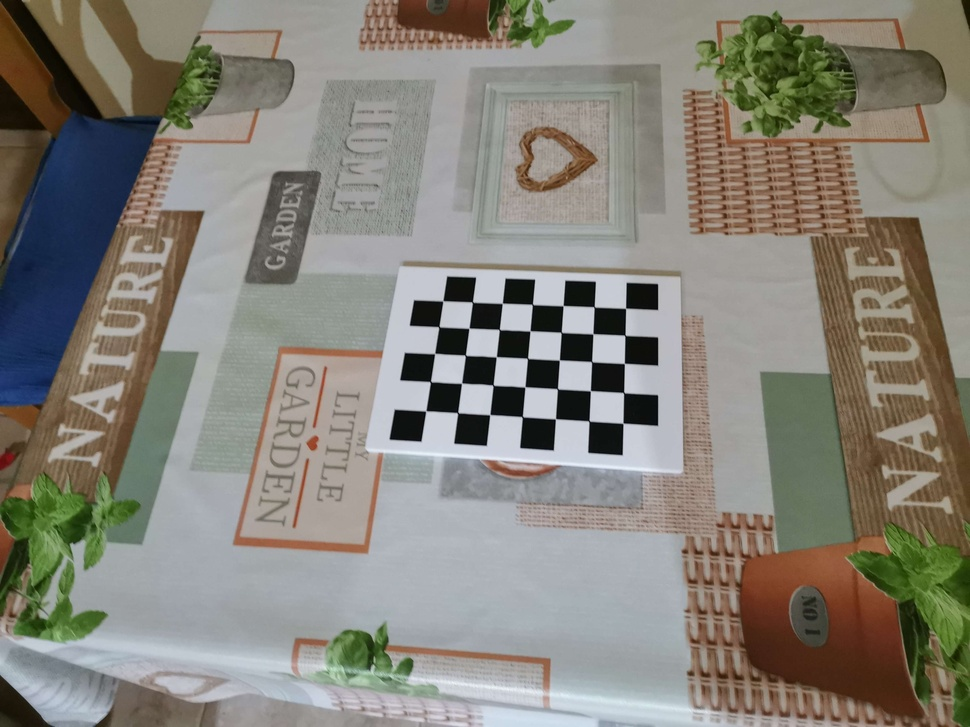
#> input picture Etapas/Etapa1/Calibración/data/my_frame-00.jpg, 970 x 727 px, shrunk from 3648 x 2736 before the run; its folder holds only this picture in this run
$ python 'Matriz de calibración proyectada P (apartado 1).py'
#> lines starting #> are read from the running program, lines starting #| are printed output that depends on the picture; after the words box and inside, x2 and y2 are one past the last pixel; in counts of white or black regions, pixels touching at a corner belong together; long printed decimals are rounded
import numpy as np
import cv2
import glob

# Configuración del patrón del tablero
pattern_size = (7, 5)  # Cambia a las dimensiones de tu tablero
square_size = 31.0 / 1000  # Tamaño real de cada cuadrado en metros (31mm)

# Preparar puntos 3D del tablero de ajedrez
objp = np.zeros((pattern_size[0] * pattern_size[1], 3), np.float32)
objp[:, :2] = np.mgrid[0:pattern_size[0], 0:pattern_size[1]].T.reshape(-1, 2)
objp *= square_size

# Listas para almacenar puntos 3D y puntos de imagen
object_points = []  # Puntos 3D en el espacio real
image_points = []   # Puntos 2D en el plano de la imagen

# Cargar las imágenes
image_paths = glob.glob('data/my_frame-*.jpg')
images = []
for path in image_paths:
    img = cv2.imread(path)
#> img is the input picture: shape (727, 970, 3); mean B, G, R 121.1, 130.3, 133.6

    if img is None:
        print(f"No se pudo cargar la imagen en {path}")
        continue

    gray = cv2.cvtColor(img, cv2.COLOR_BGR2GRAY)
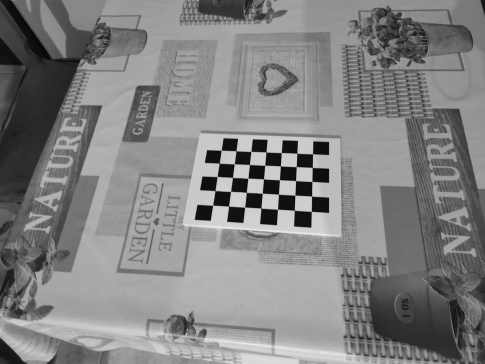
#> gray: shape (727, 970) (shown at 1/2 size); min 1, max 244, mean 130.2

    # Intentar detectar las esquinas del tablero de ajedrez
    ret, corners = cv2.findChessboardCorners(gray, pattern_size, flags=cv2.CALIB_CB_ADAPTIVE_THRESH + cv2.CALIB_CB_NORMALIZE_IMAGE)
#> ret = True; corners = 35 rows, first 8: [442.8, 300.8], [472.3, 302], [502.3, 303.2], [532.3, 304.3], [563.1, 305.6], [594, 306.8], [625.5, 308.2], [438.8, 326.7]

    if ret:
        # Refinar las esquinas detectadas
        criteria = (cv2.TERM_CRITERIA_EPS + cv2.TERM_CRITERIA_MAX_ITER, 30, 0.001)
        corners = cv2.cornerSubPix(gray, corners, (11, 11), (-1, -1), criteria)
#> corners = 35 rows, first 8: [442.9, 300.9], [472.4, 302.1], [502.3, 303.3], [532.4, 304.5], [563.1, 305.6], [594.2, 306.9], [625.6, 308.2], [438.8, 326.8]

        # Dibujar las esquinas detectadas
        cv2.drawChessboardCorners(img, pattern_size, corners, ret)
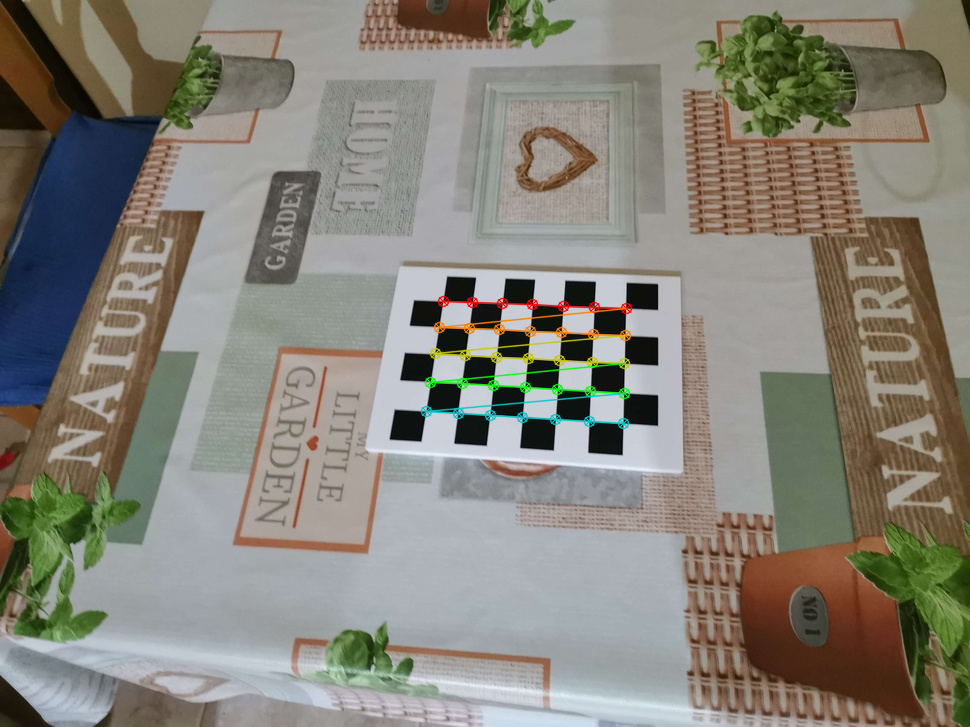
#> img: shape (727, 970, 3); 1.1% of pixels changed, all inside (x1, y1, x2, y2) = (420, 295, 633, 430)

        # Mostrar la imagen con las esquinas
        cv2.imshow('Esquinas Detectadas', img)
        cv2.waitKey(500)  # Mostrar durante 500ms para cada imagen

        object_points.append(objp)
        image_points.append(corners)
        images.append(img)
        print(f"Se detectaron {len(corners)} esquinas en la imagen {path}")
#| Se detectaron 35 esquinas en la imagen Etapas/Etapa1/Calibración/data/my_frame-00.jpg
    else:
        print(f"No se detectaron esquinas en la imagen {path}")

# Verificar si se detectaron suficientes puntos
if len(object_points) == 0 or len(image_points) == 0:
    raise ValueError("No se detectaron suficientes puntos de calibración.")

# Calcular la matriz de proyección
ret, mtx, dist, rvecs, tvecs = cv2.calibrateCamera(object_points, image_points, gray.shape[::-1], None, None)
#> ret = 0.0728; mtx = [[739.7, 0, 486.8], [0, 741.3, 361.4], [0, 0, 1]]; dist = [[0.394, -7.96, 0.0053, 0.00227, 50.35]]; rvecs = ([-0.474, 0.116, 0.0813],); tvecs = ([-0.0456, -0.0627, 0.768],)

if not ret:
    print("Calibración fallida")
else:
    print(f"Calibración exitosa")

# Construir la matriz de proyección P (3x4)
R, _ = cv2.Rodrigues(rvecs[0])
#> R = [[0.99, -0.105, 0.0922], [0.0511, 0.887, 0.459], [-0.13, -0.45, 0.883]]
t = tvecs[0]
#> t = [-0.0456, -0.0627, 0.768]
P = np.hstack((R, t))
#> P = [[0.99, -0.105, 0.0922, -0.0456], [0.0511, 0.887, 0.459, -0.0627], [-0.13, -0.45, 0.883, 0.768]]
P = np.dot(mtx, P)
#> P = [[669.2, -296.7, 498.3, 340.3], [-9.05, 494.6, 659.8, 231.1], [-0.13, -0.45, 0.883, 0.768]]

# Normalizar la matriz de proyección
P /= P[-1, -1]
#> P = [[871.1, -386.3, 648.7, 443], [-11.78, 643.9, 858.9, 300.9], [-0.169, -0.586, 1.15, 1]]

print("\nMatriz de proyección de la cámara (3x4):")
print(P)
#| [[ 8.71130720e+02 -3.86281159e+02  6.48684367e+02  4.42953975e+02]
#|  [-1.17783320e+01  6.43925090e+02  8.58924120e+02  3.00895828e+02]
#|  [-1.69148027e-01 -5.86014028e-01  1.15006225e+00  1.00000000e+00]]

# Calcular el error de reproyección
total_error = 0
for i in range(len(object_points)):
    imgpoints2, _ = cv2.projectPoints(object_points[i], rvecs[i], tvecs[i], mtx, dist)
    error = cv2.norm(image_points[i], imgpoints2, cv2.NORM_L2) / len(imgpoints2)
    total_error += error
#> this loop made 1 pass
#> (error, total_error) on pass 1: (0.0123, 0.0123)
#> after the loop, total_error = 0.0123
print(f"\nError de reproyección: {total_error / len(object_points):.6f} píxeles")
#| Error de reproyección: 0.01231 píxeles

# Guardar la matriz P en un archivo .npy
np.save('matriz_P.npy', P)
print("Matriz guardada correctamente.")

cv2.destroyAllWindows()

$ run again, on Etapas/Etapa1/Calibración/data/my_frame-04.jpg
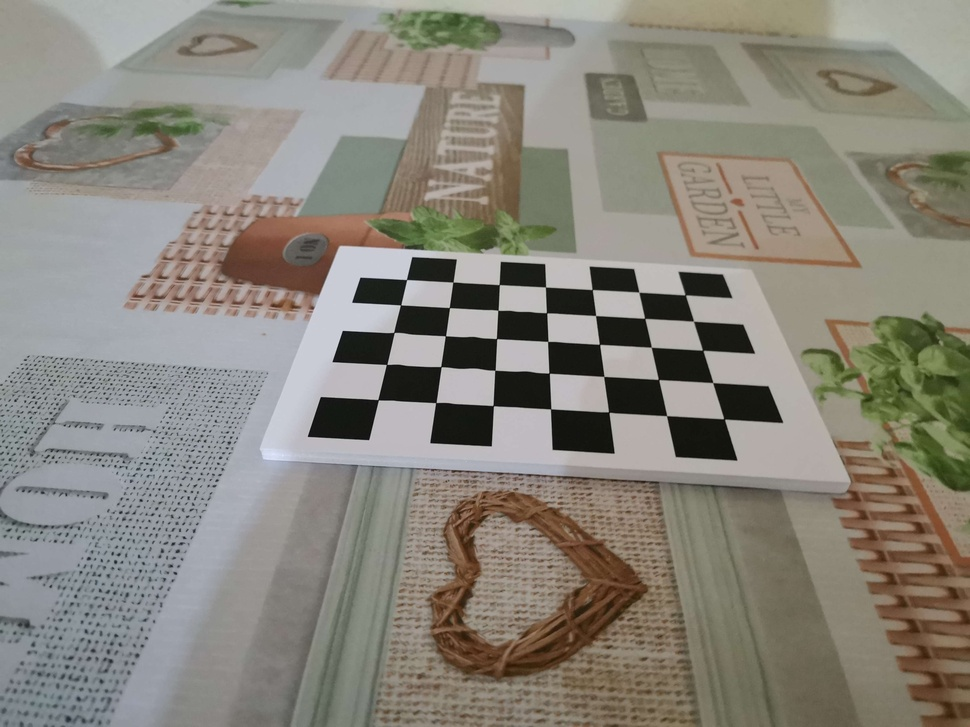
#> input picture Etapas/Etapa1/Calibración/data/my_frame-04.jpg, 970 x 727 px, shrunk from 3648 x 2736 before the run
#> img is the input picture: shape (727, 970, 3); mean B, G, R 123.1, 132.6, 136.4
#> `gray = cv2.cvtColor(img, cv2.COLOR_BGR2GRAY)`:
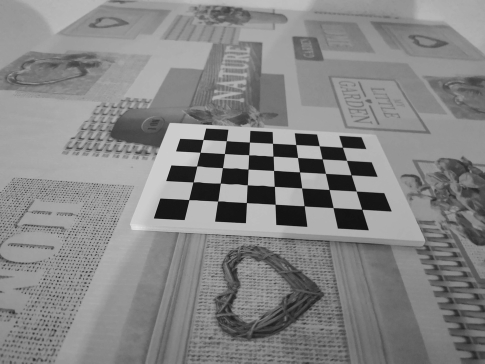
#> gray: shape (727, 970) (shown at 1/2 size); min 3, max 231, mean 132.6
#> `ret, corners = cv2.findChessboardCorners(gray, pattern_size, flags=cv2..`: ret = True; corners = 35 rows, first 8: [724, 418.9], [666.5, 415.7], [608.7, 412.1], [550.6, 408.9], [493.2, 405.7], [435.8, 402.6], [378.2, 399.7], [712.8, 382.6]
#> `corners = cv2.cornerSubPix(gray, corners, (11, 11), (-1, -1), criteria)`: corners = 35 rows, first 8: [724.1, 418.9], [666.6, 415.6], [608.7, 412.1], [550.6, 408.9], [493.3, 405.6], [435.8, 402.6], [378.1, 399.8], [712.8, 382.6]
#> `cv2.drawChessboardCorners(img, pattern_size, corners, ret)`:
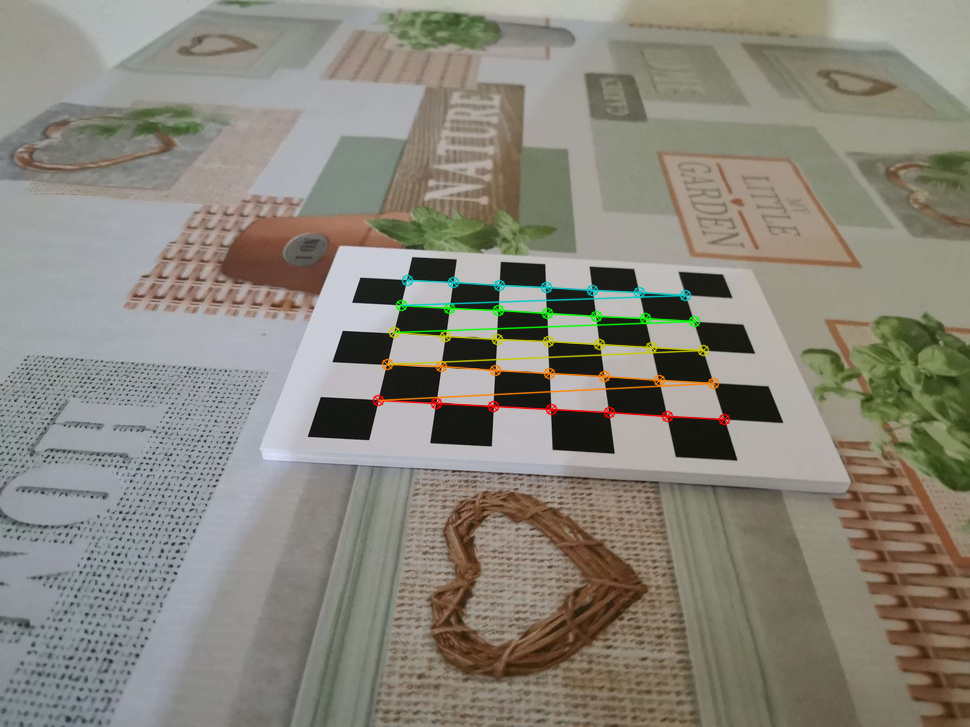
#> img: shape (727, 970, 3); 1.55% of pixels changed, all inside (x1, y1, x2, y2) = (372, 274, 731, 426)
#| Se detectaron 35 esquinas en la imagen Etapas/Etapa1/Calibración/data/my_frame-04.jpg
#> `ret, mtx, dist, rvecs, tvecs = cv2.calibrateCamera(object_points, imag..`: ret = 0.187; mtx = [[711, 0, 493.2], [0, 627, 348.7], [0, 0, 1]]; dist = [[0.339, -4.85, 0.00766, 0.0072, 19.6]]; rvecs = ([0.0579, -1.25, -2.83],); tvecs = ([0.124, 0.0424, 0.386],)
#> R = [[-0.998, 0.0322, -0.0551], [-0.0625, -0.673, 0.737], [-0.0133, 0.739, 0.673]]
#> t = [0.124, 0.0424, 0.386]
#> `P = np.hstack((R, t))`: P = [[-0.998, 0.0322, -0.0551, 0.124], [-0.0625, -0.673, 0.737, 0.0424], [-0.0133, 0.739, 0.673, 0.386]]
#> `P = np.dot(mtx, P)`: P = [[-716.1, 387.6, 292.9, 278.5], [-43.81, -163.9, 697.1, 161.3], [-0.0133, 0.739, 0.673, 0.386]]
#> `P /= P[-1, -1]`: P = [[-1854.2, 1003.5, 758.3, 721], [-113.4, -424.3, 1804.9, 417.6], [-0.0345, 1.91, 1.74, 1]]
#| [[-1.85419368e+03  1.00345560e+03  7.58265411e+02  7.21007922e+02]
#|  [-1.13433647e+02 -4.24299083e+02  1.80487026e+03  4.17638634e+02]
#|  [-3.45122365e-02  1.91415017e+00  1.74313954e+00  1.00000000e+00]]
#> the loop `for i in range(len(object_points)):` made 1 pass
#> (error, total_error) on pass 1: (0.0316, 0.0316)
#> after the loop `for i in range(len(object_points)):`: total_error = 0.0316
#| Error de reproyección: 0.03156 píxeles

$ run again, on Etapas/Etapa1/Calibración/data/my_frame-05.jpg
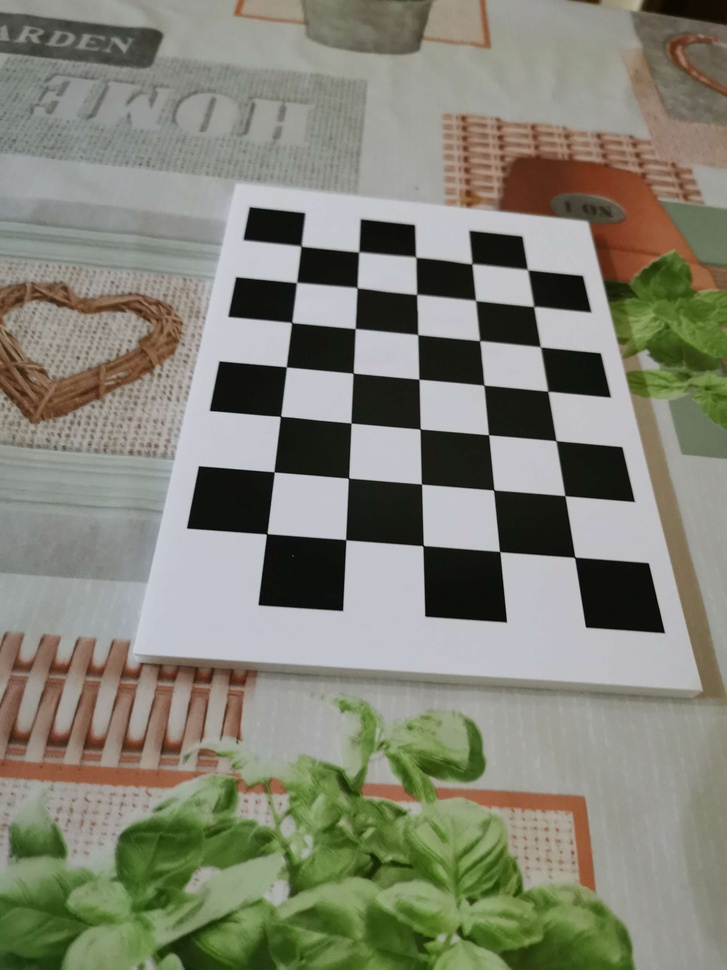
#> input picture Etapas/Etapa1/Calibración/data/my_frame-05.jpg, 727 x 970 px, shrunk from 2736 x 3648 before the run
#> img is the input picture: shape (970, 727, 3); mean B, G, R 116.4, 130.7, 129.9
#> `gray = cv2.cvtColor(img, cv2.COLOR_BGR2GRAY)`:
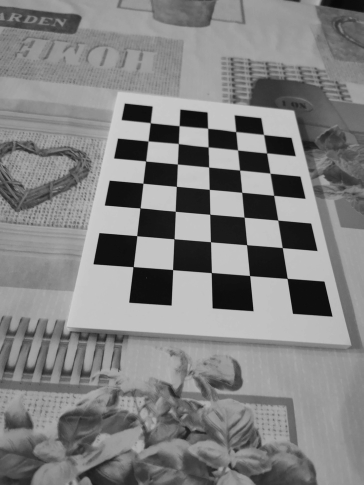
#> gray: shape (970, 727) (shown at 1/2 size); min 1, max 210, mean 128.8
#> `ret, corners = cv2.findChessboardCorners(gray, pattern_size, flags=cv2..`: ret = True; corners = 35 rows, first 8: [527.7, 269.8], [533.4, 306.6], [540.2, 346.7], [547.7, 391.3], [556, 440.8], [564.8, 495.7], [574.6, 557.3], [471.6, 264]
#> `corners = cv2.cornerSubPix(gray, corners, (11, 11), (-1, -1), criteria)`: corners = 35 rows, first 8: [527.6, 269.5], [533.7, 306.4], [540.4, 346.7], [547.8, 391.2], [556, 440.6], [564.9, 495.7], [574.7, 557.2], [471.9, 263.8]
#> `cv2.drawChessboardCorners(img, pattern_size, corners, ret)`:
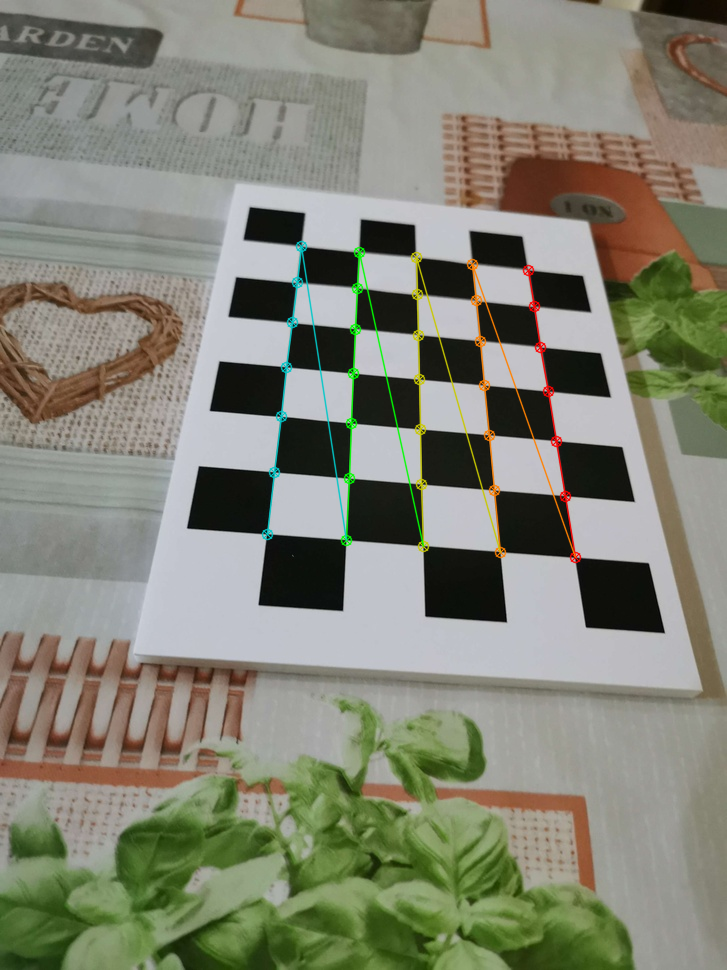
#> img: shape (970, 727, 3); 1.53% of pixels changed, all inside (x1, y1, x2, y2) = (261, 240, 582, 564)
#| Se detectaron 35 esquinas en la imagen Etapas/Etapa1/Calibración/data/my_frame-05.jpg
#> `ret, mtx, dist, rvecs, tvecs = cv2.calibrateCamera(object_points, imag..`: ret = 0.184; mtx = [[820.9, 0, 382.4], [0, 866.3, 519.5], [0, 0, 1]]; dist = [[0.271, -4.67, 0.00143, -0.00327, 20.19]]; rvecs = ([-0.611, 0.458, 1.55],); tvecs = ([0.0798, -0.13, 0.45],)
#> R = [[-0.0103, -0.994, -0.105], [0.777, -0.0737, 0.625], [-0.629, -0.0748, 0.774]]
#> t = [0.0798, -0.13, 0.45]
#> `P = np.hstack((R, t))`: P = [[-0.0103, -0.994, -0.105, 0.0798], [0.777, -0.0737, 0.625, -0.13], [-0.629, -0.0748, 0.774, 0.45]]
#> `P = np.dot(mtx, P)`: P = [[-249, -845, 210.2, 237.6], [346.8, -102.7, 943.2, 121], [-0.629, -0.0748, 0.774, 0.45]]
#> `P /= P[-1, -1]`: P = [[-553.2, -1877.5, 466.9, 528], [770.5, -228.2, 2095.7, 268.9], [-1.4, -0.166, 1.72, 1]]
#| [[-5.53161962e+02 -1.87750944e+03  4.66947084e+02  5.28002789e+02]
#|  [ 7.70523127e+02 -2.28195663e+02  2.09570503e+03  2.68944691e+02]
#|  [-1.39737403e+00 -1.66220395e-01  1.71945944e+00  1.00000000e+00]]
#> the loop `for i in range(len(object_points)):` made 1 pass
#> (error, total_error) on pass 1: (0.0311, 0.0311)
#> after the loop `for i in range(len(object_points)):`: total_error = 0.0311
#| Error de reproyección: 0.03111 píxeles
